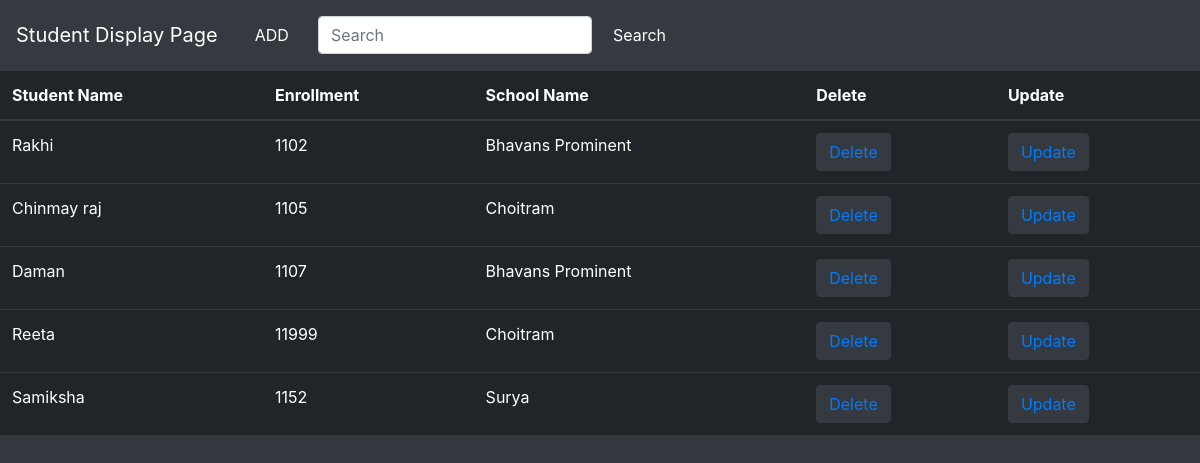
Before: / with the older database file.
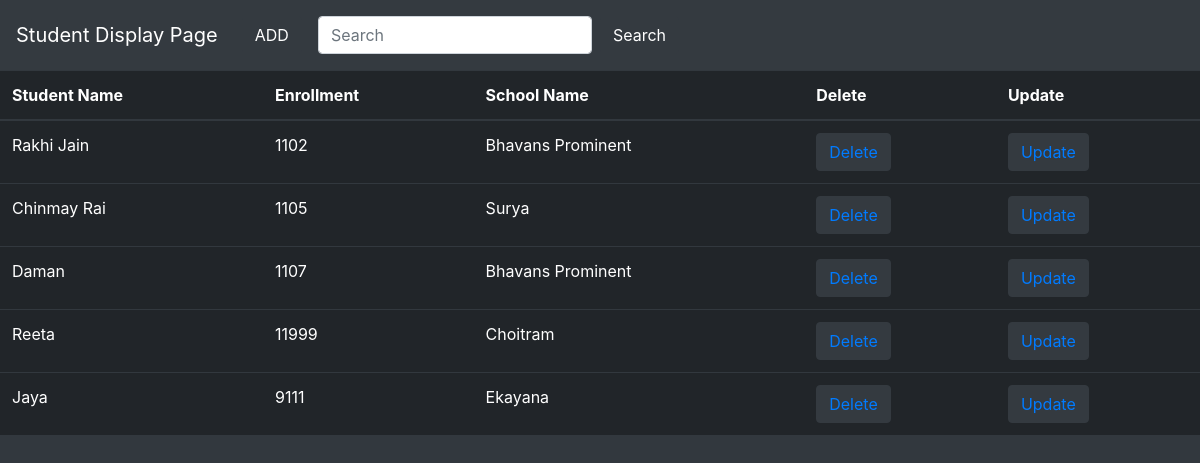
After: the same page with the newer database file.
### mainapp/models.py (models this page shows, shortened)
class Student(models.Model):
    student_name =models.CharField(max_length= 50)
    enrollment = models.IntegerField(unique= True)
    school = models.ForeignKey(School , on_delete= models.CASCADE)
    created_at = models.DateTimeField(auto_now_add=True, null=True)
    updated_at = models.DateTimeField(auto_now=True)

class School(models.Model):
    school_name = models.CharField(max_length= 50)
    created_at = models.DateTimeField(auto_now_add=True, null=True)
    updated_at = models.DateTimeField(auto_now=True)

### mainapp/views.py (the view)
# urls.py: path("",views.index),
def index(request):
    school_data = School.objects.all()
    student_data = Student.objects.all()
    return render(request, "index.html",{'student_data':student_data, 'school_data':school_data})

### mainapp/templates/index.html (shortened to what this page needs)
<!doctype html>
<html lang="en">
  <head>
    <link rel="stylesheet" href="https://cdn.jsdelivr.net/npm/bootstrap@4.0.0/dist/css/bootstrap.min.css">
  </head>
  <body>
    <nav class="navbar navbar-expand-lg navbar-dark bg-dark justify-content-between ">
        <a class="navbar-brand" href="#">Student Display Page</a>
        <div class="collapse navbar-collapse" id="navbarNav">
          <ul class="navbar-nav">
              <li class="nav-item active p-2">
                <button type="button" class="btn btn-dark white" data-toggle="modal" data-target="#exampleModal">
                    ADD
                  </button>
            </li>
            <li class="nav-item active p-2 ">
            <form class="form-inline" method="post" action="/search/">
                <input class="form-control mr-sm-2" type="search" name="search" placeholder="Search" aria-label="Search">
                <button class="btn btn-dark white my-2 my-sm-0" type="submit">Search</button>
              </form>
            </li>
          </ul>
        </div>
      </nav>
      <div>
        <table class="table table-dark">
            <thead>
              <tr>
                <th>Student Name </th>
                <th>Enrollment</th>
                <th>School Name</th>
                <th>Delete</th>
                <th>Update</th>
              </tr>
            </thead>
            <tbody>
              <tr>
                {% for i in student_data %}
                <td>{{i.student_name}}</td>
                <td>{{i.enrollment}}</td>
                <td>{{i.school.school_name}}</td>
                <td><button  class="btn btn-dark white"><a href="delete_student?id={{i.id}}">Delete</a></td></button>
                <td><button  class="btn btn-dark white"><a href="update_page?id={{i.id}}"> Update</a></button></td>
              </tr>
              {% endfor %}
            </tbody>
          </table>
      </div>
  </body>
</html>

### mainapp/templates/index.html (style rules this page uses)
body { background-color: #32383e; }

Changed rows visible on the page:
removed Student: student_name "Samiksha", enrollment "1152", school.school_name "Surya"
changed Student: student_name "Rakhi" → "Rakhi Jain"
changed Student: student_name "Chinmay raj" → "Chinmay Rai"; school.school_name "Choitram" → "Surya"
added Student: student_name "Jaya", enrollment "9111", school.school_name "Ekayana"
